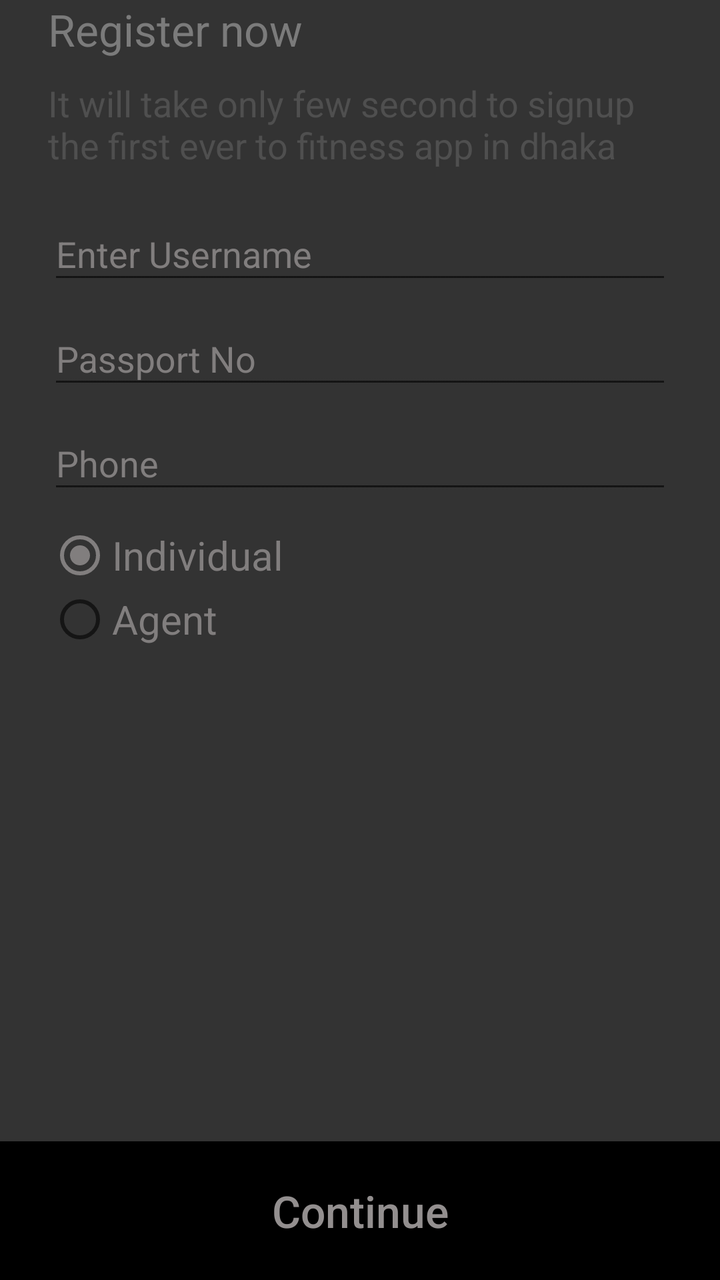
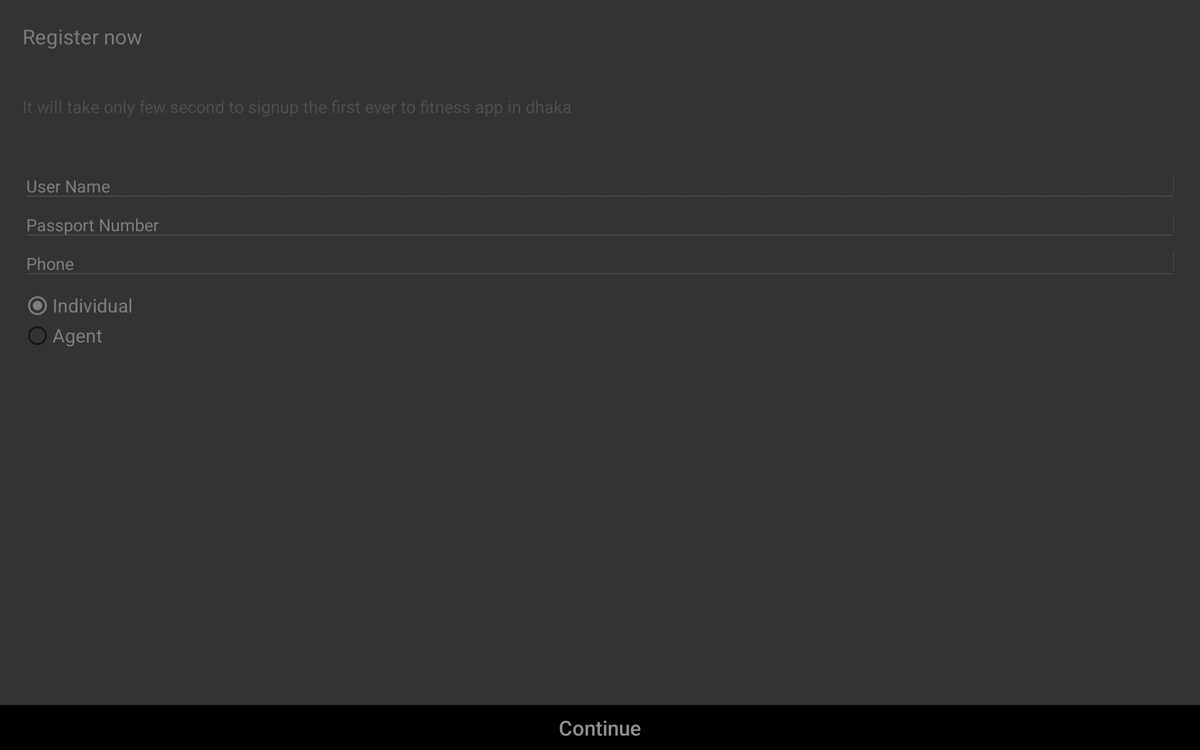

First picture: res/layout/ on a phone held upright. Second picture: the repository's own variant of that layout, on a device whose configuration matches the variant's folder. Source for both follows.
<!-- AndroidManifest.xml: application theme AppTheme -->
<!-- res/layout/activity_register.xml -->
<?xml version="1.0" encoding="utf-8"?>
<RelativeLayout xmlns:android="http://schemas.android.com/apk/res/android"
    xmlns:tools="http://schemas.android.com/tools"
    android:id="@+id/activity_register"
    android:layout_width="match_parent"
    android:layout_height="match_parent"
    android:focusableInTouchMode="true"
    tools:context=".activity.RegisterActivity">

    <FrameLayout
        android:layout_width="match_parent"
        android:layout_height="match_parent"
        android:id="@+id/fragment_container">

            <ScrollView
                android:id="@+id/line1"
                android:layout_width="match_parent"
                android:layout_height="match_parent"
                android:background="#333333"
                android:orientation="vertical"
                android:fillViewport="true"
                android:padding="0dp"
                android:paddingLeft="4dp"
                android:paddingRight="4dp">


                <LinearLayout
                    android:layout_width="match_parent"
                    android:layout_height="match_parent"
                    android:orientation="vertical"
                    android:paddingTop="0dp">




                    <LinearLayout
                        android:layout_width="match_parent"
                        android:layout_height="wrap_content"
                        android:layout_marginLeft="24dp"
                        android:layout_marginRight="24dp"
                        android:orientation="vertical">
                        <TextView
                            android:layout_width="wrap_content"
                            android:layout_height="wrap_content"
                            android:text="Register now"
                            android:textColor="#7B7B7B"
                            android:textSize="22sp" />

                        <TextView
                            android:id="@+id/im_id"
                            android:layout_width="wrap_content"
                            android:layout_height="wrap_content"
                            android:layout_gravity="clip_horizontal"
                            android:layout_marginBottom="10dp"
                            android:layout_marginTop="10dp"
                            android:text="It will take only few second to signup the first ever to fitness app in dhaka"
                            android:textColor="#4F4F4F"
                            android:textSize="18sp" />

                        


                        <android.support.design.widget.TextInputLayout
                            android:id="@+id/input_layout_user_name"
                            android:layout_width="match_parent"
                            android:textColor="#c1bbbb"
                            android:textColorHint="#817e7e"
                            android:layout_height="wrap_content">

                            <EditText
                                android:id="@+id/input_userName"
                                android:layout_width="match_parent"
                                android:layout_height="wrap_content"
                                android:textColor="#c1bbbb"
                                android:singleLine="true"
                                android:maxLines="1"
                                android:hint="@string/hint_username" />
                        </android.support.design.widget.TextInputLayout>

                        <android.support.design.widget.TextInputLayout
                            android:id="@+id/input_layout_passport"
                            android:layout_width="match_parent"
                            android:textColor="#c1bbbb"
                            android:textColorHint="#817e7e"
                            android:layout_height="wrap_content">

                            <EditText
                                android:id="@+id/input_passport_nubmer"
                                android:layout_width="match_parent"
                                android:layout_height="wrap_content"
                                android:textColor="#c1bbbb"
                                android:singleLine="true"
                                android:maxLines="1"
                                android:hint="@string/hint_passport" />
                        </android.support.design.widget.TextInputLayout>


                        <android.support.design.widget.TextInputLayout
                            android:id="@+id/input_layout_phone"
                            android:layout_width="match_parent"
                            android:textColor="#c1bbbb"
                            android:textColorHint="#817e7e"
                            android:layout_height="wrap_content">

                            <EditText
                                android:id="@+id/input_phone"
                                android:layout_width="match_parent"
                                android:layout_height="wrap_content"
                                android:textColor="#c1bbbb"
                                android:singleLine="true"
                                android:maxLines="1"
                                android:hint="@string/hint_phone" />
                        </android.support.design.widget.TextInputLayout>

                        <RadioGroup
                            android:id="@+id/radio_select"
                            android:layout_width="match_parent"
                            android:layout_height="wrap_content"
                            android:layout_marginTop="10dp"
                            android:orientation="vertical">

                            <RadioButton
                                android:id="@+id/radio_individual_bt"
                                android:layout_width="wrap_content"
                                android:layout_height="wrap_content"
                                android:checked="true"
                                android:text="Individual"
                                android:textColor="#817e7e"
                                android:textColorHint="#817e7e"
                                android:textSize="20sp" />

                            <RadioButton
                                android:id="@+id/radio_agent_bt"
                                android:layout_width="wrap_content"
                                android:layout_height="wrap_content"
                                android:layout_marginLeft="0dp"
                                android:text="Agent"
                                android:textColor="#817e7e"
                                android:textColorHint="#817e7e"
                                android:textSize="20sp" />

                        </RadioGroup>
                    </LinearLayout>
                      <RelativeLayout
                          android:layout_width="match_parent"
                          android:layout_height="match_parent"
                          android:gravity="bottom">

                          <android.support.v7.widget.AppCompatButton
                              android:id="@+id/btn_reg1"
                              android:layout_width="match_parent"
                              android:clickable="true"
                              android:layout_height="wrap_content"
                              android:background="#000000"
                              android:padding="20dp"
                              android:paddingRight="@dimen/_10sdp"
                              android:text="Continue"
                              android:textAllCaps="false"
                              android:textColor="#938f8f"
                              android:textSize="22sp" />


                      </RelativeLayout>


                </LinearLayout>


            </ScrollView>


    </FrameLayout>

</RelativeLayout>
<!-- resources referenced by this layout -->
<resources>
  <string name="hint_passport">Passport No</string>
  <string name="hint_phone">Phone</string>
  <string name="hint_username">Enter Username</string>
  <style name="AppTheme" parent="Theme.AppCompat.Light.DarkActionBar">
          
          <item name="colorPrimary">@color/colorPrimary</item>
          <item name="colorPrimaryDark">@color/colorPrimaryDark</item>
          <item name="colorAccent">@color/colorAccent</item>
  
  
      </style>
  <color name="colorPrimary">#F97F1A</color>
  <color name="colorPrimaryDark">#F97F1A</color>
  <color name="colorAccent">#817e7e</color>
</resources>
<!-- res/layout-xlarge-land/activity_register.xml (the repository's variant of the layout above) -->
<!-- drawn on a large tablet held sideways -->
<?xml version="1.0" encoding="utf-8"?>
<RelativeLayout xmlns:android="http://schemas.android.com/apk/res/android"
    xmlns:tools="http://schemas.android.com/tools"
    android:id="@+id/activity_register"
    android:layout_width="match_parent"
    android:layout_height="match_parent"
    tools:context=".activity.RegisterActivity">

    <FrameLayout
        android:orientation="vertical"
        android:layout_width="match_parent"
        android:layout_height="match_parent"
        android:id="@+id/fragment_container">

        <RelativeLayout
            android:layout_width="match_parent"
            android:layout_height="match_parent"
            android:background="#333333"
            tools:context="com.dcastalia.android.job_portal.Activity.MainActivity">

            <ScrollView
                android:id="@+id/line1"
                android:layout_width="match_parent"
                android:layout_height="wrap_content"
                android:orientation="vertical"
                android:padding="0dp"
                android:paddingLeft="4dp"
                android:paddingRight="4dp">


                <LinearLayout
                    android:layout_width="match_parent"
                    android:layout_height="wrap_content"
                    android:layout_marginLeft="24dp"
                    android:layout_marginRight="24dp"
                    android:orientation="vertical"
                    android:paddingTop="0dp">



                    <TextView
                        android:layout_width="wrap_content"
                        android:layout_height="wrap_content"
                        android:layout_marginBottom="24dp"
                        android:layout_marginTop="24dp"
                        android:text="Register now"
                        android:textColor="#7B7B7B"
                        android:textSize="22sp" />

                    <TextView
                        android:id="@+id/im_id"
                        android:layout_width="wrap_content"
                        android:layout_height="wrap_content"
                        android:layout_gravity="clip_horizontal"
                        android:layout_marginBottom="50dp"
                        android:layout_marginTop="24dp"
                        android:text="It will take only few second to signup the first ever to fitness app in dhaka"
                        android:textColor="#4F4F4F"
                        android:textSize="18sp" />

                    


                    <EditText
                        android:id="@+id/input_userName"
                        android:layout_width="match_parent"
                        android:layout_height="wrap_content"
                        android:backgroundTint="#504c4c"
                        android:hint="User Name"
                        android:inputType="text"
                        android:textColor="#c1bbbb"
                        android:textColorHint="#817e7e" />


                    <EditText
                        android:id="@+id/input_passport_nubmer"
                        android:layout_width="match_parent"
                        android:layout_height="wrap_content"
                        android:backgroundTint="#504c4c"
                        android:hint="Passport Number"
                        android:inputType="text"
                        android:textColor="#c1bbbb"
                        android:textColorHint="#817e7e" />


                    <EditText
                        android:id="@+id/input_phone"
                        android:layout_width="match_parent"
                        android:layout_height="wrap_content"
                        android:backgroundTint="#504c4c"
                        android:hint="Phone"
                        android:inputType="phone"
                        android:textColor="#c1bbbb"
                        android:textColorHint="#817e7e" />

                    <RadioGroup
                        android:id="@+id/radio_select"
                        android:layout_width="match_parent"
                        android:layout_height="wrap_content"
                        android:layout_marginTop="10dp"
                        android:orientation="vertical">

                        <RadioButton
                            android:id="@+id/radio_individual_bt"
                            android:layout_width="wrap_content"
                            android:layout_height="wrap_content"
                            android:checked="true"
                            android:text="Individual"
                            android:textColor="#817e7e"
                            android:textColorHint="#817e7e"
                            android:textSize="20sp" />

                        <RadioButton
                            android:id="@+id/radio_agent_bt"
                            android:layout_width="wrap_content"
                            android:layout_height="wrap_content"
                            android:layout_marginLeft="0dp"
                            android:text="Agent"
                            android:textColor="#817e7e"
                            android:textColorHint="#817e7e"
                            android:textSize="20sp" />

                    </RadioGroup>


                </LinearLayout>


            </ScrollView>

            <RelativeLayout
                android:layout_width="match_parent"
                android:layout_height="wrap_content"
                android:layout_alignParentBottom="true">

                <android.support.v7.widget.AppCompatButton
                    android:id="@+id/btn_reg1"
                    android:layout_width="match_parent"
                    android:clickable="true"
                    android:layout_height="wrap_content"
                    android:background="#000000"
                    android:gravity="center"
                    android:paddingRight="@dimen/_10sdp"
                    android:text="Continue"
                    android:textAllCaps="false"
                    android:textColor="#938f8f"
                    android:textSize="22sp" />

            </RelativeLayout>



        </RelativeLayout>
    </FrameLayout>

</RelativeLayout>
<!-- resources referenced by the variant -->
<!-- as a large tablet held sideways resolves them -->
<resources>
  <style name="AppTheme" parent="Theme.AppCompat.Light.DarkActionBar">
          
          <item name="colorPrimary">@color/colorPrimary</item>
          <item name="colorPrimaryDark">@color/colorPrimaryDark</item>
          <item name="colorAccent">@color/colorAccent</item>
  
  
      </style>
  <color name="colorPrimary">#F97F1A</color>
  <color name="colorPrimaryDark">#F97F1A</color>
  <color name="colorAccent">#817e7e</color>
</resources>
